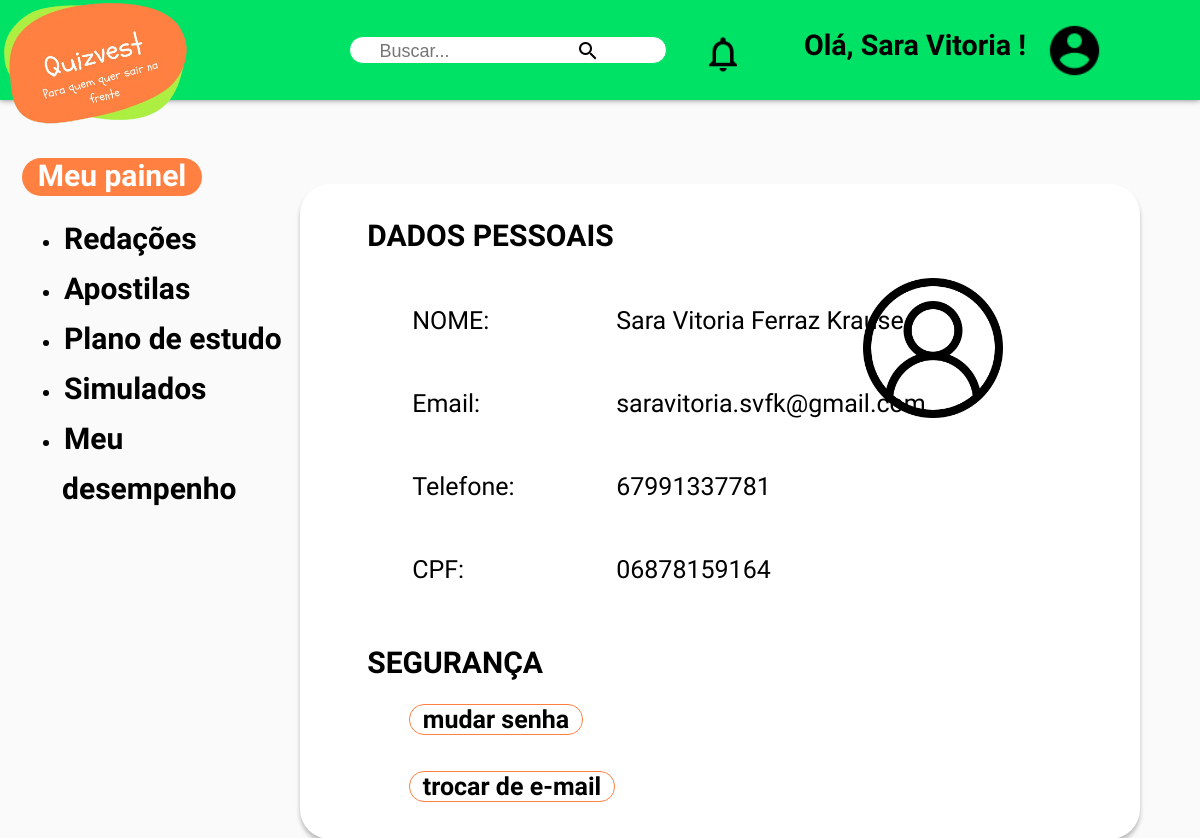
The app's page /perfil.php (signed in) with its own data.
### tables this page shows
CREATE TABLE `usuarios` (
  `id` int(6) UNSIGNED NOT NULL,
  `nome` varchar(200) NOT NULL,
  `sobrenome` varchar(200) NOT NULL,
  `email` varchar(200) NOT NULL,
  `cpf` varchar(200) NOT NULL,
  `celular` varchar(200) NOT NULL,
  `senha` varchar(200) NOT NULL,
  `score` int(20) NOT NULL,
  `reg_date` timestamp NOT NULL DEFAULT current_timestamp() ON UPDATE current_timestamp()
);

### perfil.php (the view, shortened to what this page needs)
<?php
require_once __DIR__.'/conexao.php';
$login = $_SESSION['user'];
$email = $login['login'];
$buscaPerfil = $conn->prepare("SELECT * FROM usuarios WHERE email='$email'");
$buscaPerfil->execute();
$perfil = $buscaPerfil->fetch(PDO::FETCH_ASSOC);
    ?>
<!DOCTYPE html>
<html lang="en">
<head>
    <link rel="stylesheet" href="style_perfil.css">
</head>
<body>
<?php require './reader.php'?>
<div class="opcao column side">
        <p class="destaque">&nbsp; Meu painel &nbsp;</p>
        <ul>
        <li class="menu_lateral"><a href="#">Redações</a></li>
        <li class="menu_lateral"><a href="#">Apostilas</a></li>
        <li class="menu_lateral"><a href="#">Plano de estudo</a></li>
        <li class="menu_lateral"><a href="#">Simulados</a></li>
        <li class="menu_lateral"><a href="#">Meu desempenho</a></li>
        </ul>
    </div>
    <div class="espaco">
        <h2>DADOS PESSOAIS</h2>
        <img class="logousuario" src="imagens/us.png"/>
        <table class="dados">
        <tr>
        <td><p>NOME:</p></td>
        <td><p><?=$perfil['nome'].' '.$perfil['sobrenome']?></p></td>
        </tr>
        <tr>
        <td><p>Email:</p></td>
        <td><p><?=$perfil['email']?></p></td>
        </tr>
        <tr>
        <td><p>Telefone:</p></td>
        <td><p><?=$perfil['celular']?></p></td>
        </tr>
        <tr>
        <td><p>CPF:</p></td>
        <td><p><?=$perfil['cpf']?></p></td>
        </tr>
        </table>
        <h2>SEGURANÇA</h2>
        <a href="#" class="seguranca s">mudar senha</a><br><br><br>
        <a href="#" class="seguranca e">trocar de e-mail</a><br><br><br>
    </div>
</body>
</html>

### reader.php (shortened to what this page needs)
<?php
require_once __DIR__.'/conexao.php';
$login = $_SESSION['user'];
$email = $login['login'];
$procuranome = $conn->prepare("SELECT * FROM usuarios WHERE email='$email'");
$procuranome->execute();
$nome = $procuranome->fetch(PDO::FETCH_ASSOC);
?>
<!DOCTYPE html>
<html lang="en">
<head>
    <link rel="stylesheet" href="style_reader.css">
</head>
<body>
    <header>
        <div id="cabecalho">
            <div class="menu">
                <div id="nTexto">
                <a href="index.php"><img class="ima" src="imagens/logoo.png"></a>
                    <input type="text" id="txtBusca" placeholder="Buscar..."/>
                    <a href="#"> <img  class="lup" src="imagens/lupa.png" id="btnBusca" alt="Buscar"/></a>
                    <a href="#"><img class ="notif" src="imagens/not.png" /></a>
                    <li class="dropdown">
                        <a href="javascript:void(0)" class="user_btn"><img class="user" src="imagens/user.png"></a>
                        </li>
                  </div>
               <div class="txt">
                   <h1>Olá, <?=$nome['nome']?>!</h1>
               </div>
            </div>
        </div>
    </header>
</body>
</html>

### style_perfil.css (style rules this page uses)
.opcao { font-family:'Dosis'; font-size:20px; font-weight:bold; margin-left:1%; margin-top:7%; }
.opcao a { text-decoration:none; color:black; padding-left: 2px; padding-right: 20px; font-size: 30px; line-height: 50px; }
.opcao .destaque { margin-top: -3%; font-size: 30px; position: absolute; background-color: #FF8041; border-radius: 25px; color: #FFFFFF; width: 15%; text-align: center; padding-bottom: 3px; }
a { width: 15%; }
.column { float: left; padding: 10px; height: 300px; }
.column.side { width: 25%; }
.espaco { position: absolute; width:70%; min-height: 74%; left: 25%; top: 22%; background: #FFFFFF; box-shadow: 0px 4px 4px rgba(0, 0, 0, 0.25); border-radius: 30px; }
.dados { margin-left: 13%; margin-top: 2%; font-size: 25px; }
td { width: 200px; }
h2 { margin-top: 4%; margin-left: 8%; font-size: 30px; }
.logousuario { position: absolute; width: 140px; margin-left: 67%; }
.seguranca { text-decoration: none; color: black; border: 1px solid #FF8041; border-radius: 15px; padding-left: 1.5%; padding-right: 1.5%; font-size: 25px; margin-left: 13%; margin-bottom: 3%; font-weight: 600; }

### style_reader.css (style rules this page uses)
body { margin: 0%; background-color: #fafafa; font-family: 'Dosis'; }
header { background: #fff; top: 0; left: 0; width: 100%; z-index: 1000; box-shadow: 0px 0px 6px 0px rgba(0, 0, 0, 0.5); }
.menu { font-family: 'Dosis', sans-serif; background-color: #00E265; padding: 3%; text-align: right; font-size: 22px; font-weight: bold; color: black; }
.menu .ima { width: auto; height: 15%; position: absolute; bottom: 90; right: 90; left: 0; top: 0; margin: auto; }
#nTexto { float:center; background-color:#ffffff; border:solid 1px; border-radius:30px; width:28%; border-color: #00E265; margin-left: 313px; }
#txtBusca { float:center; background-color:transparent; padding-left:auto; font-style:'Dosis'; font-size:18px; border:none; height:5%; width:90%; }
.lup { position:absolute; top:0.3%; left:45%; margin:0%; padding:3%; }
.menu .notif { width: auto; height: 5%; position: absolute; top: -0.4%; padding:3%; margin: auto; }
.user { top:-1.8%; width: auto; height:7%; right: 5%; position: absolute; margin: auto; padding:3%; }
.txt { top: -4%; right: 11%; padding:3.5%; position: absolute; font-size:65%; }
.dropdown { list-style-type: none; }

### records on screen
usuarios: nome "Sara Vitoria", sobrenome "Ferraz Krause", email "saravitoria.svfk@gmail.com", celular "67991337781", cpf "06878159164"
